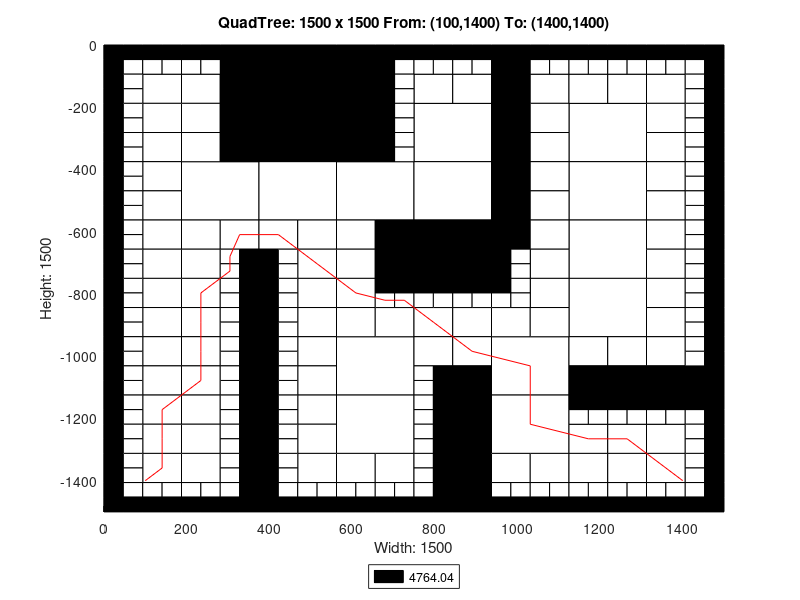

Write MATLAB code to recreate this figure.
axis([0 1500 -1500 0]);
title('QuadTree: 1500 x 1500 From: (100,1400) To: (1400,1400)');
xlabel('Width: 1500');
ylabel('Height: 1500');
rectangle('Position',[375 -187.5 187.5 187.5], 'FaceColor',[0 0 0]);
rectangle('Position',[375 -375 187.5 187.5], 'FaceColor',[0 0 0]);
rectangle('Position',[187.5 -562.5 187.5 187.5], 'FaceColor',[1 1 1]);
rectangle('Position',[375 -562.5 187.5 187.5], 'FaceColor',[1 1 1]);
rectangle('Position',[562.5 -562.5 187.5 187.5], 'FaceColor',[1 1 1]);
rectangle('Position',[750 -375 187.5 187.5], 'FaceColor',[1 1 1]);
rectangle('Position',[1125 -375 187.5 187.5], 'FaceColor',[1 1 1]);
rectangle('Position',[750 -562.5 187.5 187.5], 'FaceColor',[1 1 1]);
rectangle('Position',[750 -750 187.5 187.5], 'FaceColor',[0 0 0]);
rectangle('Position',[1125 -562.5 187.5 187.5], 'FaceColor',[1 1 1]);
rectangle('Position',[1125 -750 187.5 187.5], 'FaceColor',[1 1 1]);
rectangle('Position',[562.5 -1125 187.5 187.5], 'FaceColor',[1 1 1]);
rectangle('Position',[562.5 -1312.5 187.5 187.5], 'FaceColor',[1 1 1]);
rectangle('Position',[937.5 -1125 187.5 187.5], 'FaceColor',[1 1 1]);
rectangle('Position',[1125 -937.5 187.5 187.5], 'FaceColor',[1 1 1]);
rectangle('Position',[937.5 -1312.5 187.5 187.5], 'FaceColor',[1 1 1]);
rectangle('Position',[93.75 -187.5 93.75 93.75], 'FaceColor',[1 1 1]);
rectangle('Position',[281.25 -93.75 93.75 93.75], 'FaceColor',[0 0 0]);
rectangle('Position',[187.5 -187.5 93.75 93.75], 'FaceColor',[1 1 1]);
rectangle('Position',[281.25 -187.5 93.75 93.75], 'FaceColor',[0 0 0]);
rectangle('Position',[93.75 -281.25 93.75 93.75], 'FaceColor',[1 1 1]);
rectangle('Position',[93.75 -375 93.75 93.75], 'FaceColor',[1 1 1]);
rectangle('Position',[187.5 -281.25 93.75 93.75], 'FaceColor',[1 1 1]);
rectangle('Position',[281.25 -281.25 93.75 93.75], 'FaceColor',[0 0 0]);
rectangle('Position',[187.5 -375 93.75 93.75], 'FaceColor',[1 1 1]);
rectangle('Position',[281.25 -375 93.75 93.75], 'FaceColor',[0 0 0]);
rectangle('Position',[562.5 -93.75 93.75 93.75], 'FaceColor',[0 0 0]);
rectangle('Position',[562.5 -187.5 93.75 93.75], 'FaceColor',[0 0 0]);
rectangle('Position',[562.5 -281.25 93.75 93.75], 'FaceColor',[0 0 0]);
rectangle('Position',[562.5 -375 93.75 93.75], 'FaceColor',[0 0 0]);
rectangle('Position',[93.75 -468.75 93.75 93.75], 'FaceColor',[1 1 1]);
rectangle('Position',[93.75 -562.5 93.75 93.75], 'FaceColor',[1 1 1]);
rectangle('Position',[93.75 -656.25 93.75 93.75], 'FaceColor',[1 1 1]);
rectangle('Position',[93.75 -750 93.75 93.75], 'FaceColor',[1 1 1]);
rectangle('Position',[187.5 -656.25 93.75 93.75], 'FaceColor',[1 1 1]);
rectangle('Position',[281.25 -656.25 93.75 93.75], 'FaceColor',[1 1 1]);
rectangle('Position',[187.5 -750 93.75 93.75], 'FaceColor',[1 1 1]);
rectangle('Position',[375 -656.25 93.75 93.75], 'FaceColor',[1 1 1]);
rectangle('Position',[468.75 -656.25 93.75 93.75], 'FaceColor',[1 1 1]);
rectangle('Position',[468.75 -750 93.75 93.75], 'FaceColor',[1 1 1]);
rectangle('Position',[562.5 -656.25 93.75 93.75], 'FaceColor',[1 1 1]);
rectangle('Position',[656.25 -656.25 93.75 93.75], 'FaceColor',[0 0 0]);
rectangle('Position',[562.5 -750 93.75 93.75], 'FaceColor',[1 1 1]);
rectangle('Position',[656.25 -750 93.75 93.75], 'FaceColor',[0 0 0]);
rectangle('Position',[750 -187.5 93.75 93.75], 'FaceColor',[1 1 1]);
rectangle('Position',[843.75 -187.5 93.75 93.75], 'FaceColor',[1 1 1]);
rectangle('Position',[937.5 -93.75 93.75 93.75], 'FaceColor',[0 0 0]);
rectangle('Position',[937.5 -187.5 93.75 93.75], 'FaceColor',[0 0 0]);
rectangle('Position',[1031.25 -187.5 93.75 93.75], 'FaceColor',[1 1 1]);
rectangle('Position',[937.5 -281.25 93.75 93.75], 'FaceColor',[0 0 0]);
rectangle('Position',[1031.25 -281.25 93.75 93.75], 'FaceColor',[1 1 1]);
rectangle('Position',[937.5 -375 93.75 93.75], 'FaceColor',[0 0 0]);
rectangle('Position',[1031.25 -375 93.75 93.75], 'FaceColor',[1 1 1]);
rectangle('Position',[1125 -187.5 93.75 93.75], 'FaceColor',[1 1 1]);
rectangle('Position',[1218.75 -187.5 93.75 93.75], 'FaceColor',[1 1 1]);
rectangle('Position',[1312.5 -187.5 93.75 93.75], 'FaceColor',[1 1 1]);
rectangle('Position',[1312.5 -281.25 93.75 93.75], 'FaceColor',[1 1 1]);
rectangle('Position',[1312.5 -375 93.75 93.75], 'FaceColor',[1 1 1]);
rectangle('Position',[937.5 -468.75 93.75 93.75], 'FaceColor',[0 0 0]);
rectangle('Position',[1031.25 -468.75 93.75 93.75], 'FaceColor',[1 1 1]);
rectangle('Position',[937.5 -562.5 93.75 93.75], 'FaceColor',[0 0 0]);
rectangle('Position',[1031.25 -562.5 93.75 93.75], 'FaceColor',[1 1 1]);
rectangle('Position',[937.5 -656.25 93.75 93.75], 'FaceColor',[0 0 0]);
rectangle('Position',[1031.25 -656.25 93.75 93.75], 'FaceColor',[1 1 1]);
rectangle('Position',[1031.25 -750 93.75 93.75], 'FaceColor',[1 1 1]);
rectangle('Position',[1312.5 -468.75 93.75 93.75], 'FaceColor',[1 1 1]);
rectangle('Position',[1312.5 -562.5 93.75 93.75], 'FaceColor',[1 1 1]);
rectangle('Position',[1312.5 -656.25 93.75 93.75], 'FaceColor',[1 1 1]);
rectangle('Position',[1312.5 -750 93.75 93.75], 'FaceColor',[1 1 1]);
rectangle('Position',[93.75 -843.75 93.75 93.75], 'FaceColor',[1 1 1]);
rectangle('Position',[93.75 -937.5 93.75 93.75], 'FaceColor',[1 1 1]);
rectangle('Position',[187.5 -843.75 93.75 93.75], 'FaceColor',[1 1 1]);
rectangle('Position',[187.5 -937.5 93.75 93.75], 'FaceColor',[1 1 1]);
rectangle('Position',[93.75 -1031.25 93.75 93.75], 'FaceColor',[1 1 1]);
rectangle('Position',[93.75 -1125 93.75 93.75], 'FaceColor',[1 1 1]);
rectangle('Position',[187.5 -1031.25 93.75 93.75], 'FaceColor',[1 1 1]);
rectangle('Position',[187.5 -1125 93.75 93.75], 'FaceColor',[1 1 1]);
rectangle('Position',[468.75 -843.75 93.75 93.75], 'FaceColor',[1 1 1]);
rectangle('Position',[468.75 -937.5 93.75 93.75], 'FaceColor',[1 1 1]);
rectangle('Position',[562.5 -843.75 93.75 93.75], 'FaceColor',[1 1 1]);
rectangle('Position',[562.5 -937.5 93.75 93.75], 'FaceColor',[1 1 1]);
rectangle('Position',[656.25 -937.5 93.75 93.75], 'FaceColor',[1 1 1]);
rectangle('Position',[468.75 -1031.25 93.75 93.75], 'FaceColor',[1 1 1]);
rectangle('Position',[468.75 -1125 93.75 93.75], 'FaceColor',[1 1 1]);
rectangle('Position',[93.75 -1218.75 93.75 93.75], 'FaceColor',[1 1 1]);
rectangle('Position',[93.75 -1312.5 93.75 93.75], 'FaceColor',[1 1 1]);
rectangle('Position',[187.5 -1218.75 93.75 93.75], 'FaceColor',[1 1 1]);
rectangle('Position',[187.5 -1312.5 93.75 93.75], 'FaceColor',[1 1 1]);
rectangle('Position',[93.75 -1406.25 93.75 93.75], 'FaceColor',[1 1 1]);
rectangle('Position',[187.5 -1406.25 93.75 93.75], 'FaceColor',[1 1 1]);
rectangle('Position',[468.75 -1218.75 93.75 93.75], 'FaceColor',[1 1 1]);
rectangle('Position',[468.75 -1312.5 93.75 93.75], 'FaceColor',[1 1 1]);
rectangle('Position',[468.75 -1406.25 93.75 93.75], 'FaceColor',[1 1 1]);
rectangle('Position',[562.5 -1406.25 93.75 93.75], 'FaceColor',[1 1 1]);
rectangle('Position',[656.25 -1406.25 93.75 93.75], 'FaceColor',[1 1 1]);
rectangle('Position',[750 -937.5 93.75 93.75], 'FaceColor',[1 1 1]);
rectangle('Position',[843.75 -937.5 93.75 93.75], 'FaceColor',[1 1 1]);
rectangle('Position',[1031.25 -843.75 93.75 93.75], 'FaceColor',[1 1 1]);
rectangle('Position',[937.5 -937.5 93.75 93.75], 'FaceColor',[1 1 1]);
rectangle('Position',[1031.25 -937.5 93.75 93.75], 'FaceColor',[1 1 1]);
rectangle('Position',[750 -1031.25 93.75 93.75], 'FaceColor',[1 1 1]);
rectangle('Position',[843.75 -1031.25 93.75 93.75], 'FaceColor',[1 1 1]);
rectangle('Position',[843.75 -1125 93.75 93.75], 'FaceColor',[0 0 0]);
rectangle('Position',[1312.5 -843.75 93.75 93.75], 'FaceColor',[1 1 1]);
rectangle('Position',[1312.5 -937.5 93.75 93.75], 'FaceColor',[1 1 1]);
rectangle('Position',[1125 -1031.25 93.75 93.75], 'FaceColor',[1 1 1]);
rectangle('Position',[1218.75 -1031.25 93.75 93.75], 'FaceColor',[1 1 1]);
rectangle('Position',[1125 -1125 93.75 93.75], 'FaceColor',[0 0 0]);
rectangle('Position',[1218.75 -1125 93.75 93.75], 'FaceColor',[0 0 0]);
rectangle('Position',[1312.5 -1031.25 93.75 93.75], 'FaceColor',[1 1 1]);
rectangle('Position',[1312.5 -1125 93.75 93.75], 'FaceColor',[0 0 0]);
rectangle('Position',[1406.25 -1125 93.75 93.75], 'FaceColor',[0 0 0]);
rectangle('Position',[843.75 -1218.75 93.75 93.75], 'FaceColor',[0 0 0]);
rectangle('Position',[843.75 -1312.5 93.75 93.75], 'FaceColor',[0 0 0]);
rectangle('Position',[843.75 -1406.25 93.75 93.75], 'FaceColor',[0 0 0]);
rectangle('Position',[843.75 -1500 93.75 93.75], 'FaceColor',[0 0 0]);
rectangle('Position',[937.5 -1406.25 93.75 93.75], 'FaceColor',[1 1 1]);
rectangle('Position',[1031.25 -1406.25 93.75 93.75], 'FaceColor',[1 1 1]);
rectangle('Position',[1125 -1312.5 93.75 93.75], 'FaceColor',[1 1 1]);
rectangle('Position',[1218.75 -1312.5 93.75 93.75], 'FaceColor',[1 1 1]);
rectangle('Position',[1312.5 -1312.5 93.75 93.75], 'FaceColor',[1 1 1]);
rectangle('Position',[1125 -1406.25 93.75 93.75], 'FaceColor',[1 1 1]);
rectangle('Position',[1218.75 -1406.25 93.75 93.75], 'FaceColor',[1 1 1]);
rectangle('Position',[1312.5 -1406.25 93.75 93.75], 'FaceColor',[1 1 1]);
rectangle('Position',[0 -46.875 46.875 46.875], 'FaceColor',[0 0 0]);
rectangle('Position',[46.875 -46.875 46.875 46.875], 'FaceColor',[0 0 0]);
rectangle('Position',[0 -93.75 46.875 46.875], 'FaceColor',[0 0 0]);
rectangle('Position',[46.875 -93.75 46.875 46.875], 'FaceColor',[1 1 1]);
rectangle('Position',[93.75 -46.875 46.875 46.875], 'FaceColor',[0 0 0]);
rectangle('Position',[140.625 -46.875 46.875 46.875], 'FaceColor',[0 0 0]);
rectangle('Position',[93.75 -93.75 46.875 46.875], 'FaceColor',[1 1 1]);
rectangle('Position',[140.625 -93.75 46.875 46.875], 'FaceColor',[1 1 1]);
rectangle('Position',[0 -140.625 46.875 46.875], 'FaceColor',[0 0 0]);
rectangle('Position',[46.875 -140.625 46.875 46.875], 'FaceColor',[1 1 1]);
rectangle('Position',[0 -187.5 46.875 46.875], 'FaceColor',[0 0 0]);
rectangle('Position',[46.875 -187.5 46.875 46.875], 'FaceColor',[1 1 1]);
rectangle('Position',[187.5 -46.875 46.875 46.875], 'FaceColor',[0 0 0]);
rectangle('Position',[234.375 -46.875 46.875 46.875], 'FaceColor',[0 0 0]);
rectangle('Position',[187.5 -93.75 46.875 46.875], 'FaceColor',[1 1 1]);
rectangle('Position',[234.375 -93.75 46.875 46.875], 'FaceColor',[1 1 1]);
rectangle('Position',[0 -234.375 46.875 46.875], 'FaceColor',[0 0 0]);
rectangle('Position',[46.875 -234.375 46.875 46.875], 'FaceColor',[1 1 1]);
rectangle('Position',[0 -281.25 46.875 46.875], 'FaceColor',[0 0 0]);
rectangle('Position',[46.875 -281.25 46.875 46.875], 'FaceColor',[1 1 1]);
rectangle('Position',[0 -328.125 46.875 46.875], 'FaceColor',[0 0 0]);
rectangle('Position',[46.875 -328.125 46.875 46.875], 'FaceColor',[1 1 1]);
rectangle('Position',[0 -375 46.875 46.875], 'FaceColor',[0 0 0]);
rectangle('Position',[46.875 -375 46.875 46.875], 'FaceColor',[1 1 1]);
rectangle('Position',[656.25 -46.875 46.875 46.875], 'FaceColor',[0 0 0]);
rectangle('Position',[703.125 -46.875 46.875 46.875], 'FaceColor',[0 0 0]);
rectangle('Position',[656.25 -93.75 46.875 46.875], 'FaceColor',[0 0 0]);
rectangle('Position',[703.125 -93.75 46.875 46.875], 'FaceColor',[1 1 1]);
rectangle('Position',[656.25 -140.625 46.875 46.875], 'FaceColor',[0 0 0]);
rectangle('Position',[703.125 -140.625 46.875 46.875], 'FaceColor',[1 1 1]);
rectangle('Position',[656.25 -187.5 46.875 46.875], 'FaceColor',[0 0 0]);
rectangle('Position',[703.125 -187.5 46.875 46.875], 'FaceColor',[1 1 1]);
rectangle('Position',[656.25 -234.375 46.875 46.875], 'FaceColor',[0 0 0]);
rectangle('Position',[703.125 -234.375 46.875 46.875], 'FaceColor',[1 1 1]);
rectangle('Position',[656.25 -281.25 46.875 46.875], 'FaceColor',[0 0 0]);
rectangle('Position',[703.125 -281.25 46.875 46.875], 'FaceColor',[1 1 1]);
rectangle('Position',[656.25 -328.125 46.875 46.875], 'FaceColor',[0 0 0]);
rectangle('Position',[703.125 -328.125 46.875 46.875], 'FaceColor',[1 1 1]);
rectangle('Position',[656.25 -375 46.875 46.875], 'FaceColor',[0 0 0]);
rectangle('Position',[703.125 -375 46.875 46.875], 'FaceColor',[1 1 1]);
rectangle('Position',[0 -421.875 46.875 46.875], 'FaceColor',[0 0 0]);
rectangle('Position',[46.875 -421.875 46.875 46.875], 'FaceColor',[1 1 1]);
rectangle('Position',[0 -468.75 46.875 46.875], 'FaceColor',[0 0 0]);
rectangle('Position',[46.875 -468.75 46.875 46.875], 'FaceColor',[1 1 1]);
rectangle('Position',[0 -515.625 46.875 46.875], 'FaceColor',[0 0 0]);
rectangle('Position',[46.875 -515.625 46.875 46.875], 'FaceColor',[1 1 1]);
rectangle('Position',[0 -562.5 46.875 46.875], 'FaceColor',[0 0 0]);
rectangle('Position',[46.875 -562.5 46.875 46.875], 'FaceColor',[1 1 1]);
rectangle('Position',[0 -609.375 46.875 46.875], 'FaceColor',[0 0 0]);
rectangle('Position',[46.875 -609.375 46.875 46.875], 'FaceColor',[1 1 1]);
rectangle('Position',[0 -656.25 46.875 46.875], 'FaceColor',[0 0 0]);
rectangle('Position',[46.875 -656.25 46.875 46.875], 'FaceColor',[1 1 1]);
rectangle('Position',[0 -703.125 46.875 46.875], 'FaceColor',[0 0 0]);
rectangle('Position',[46.875 -703.125 46.875 46.875], 'FaceColor',[1 1 1]);
rectangle('Position',[0 -750 46.875 46.875], 'FaceColor',[0 0 0]);
rectangle('Position',[46.875 -750 46.875 46.875], 'FaceColor',[1 1 1]);
rectangle('Position',[281.25 -703.125 46.875 46.875], 'FaceColor',[1 1 1]);
rectangle('Position',[328.125 -703.125 46.875 46.875], 'FaceColor',[0 0 0]);
rectangle('Position',[281.25 -750 46.875 46.875], 'FaceColor',[1 1 1]);
rectangle('Position',[328.125 -750 46.875 46.875], 'FaceColor',[0 0 0]);
rectangle('Position',[375 -703.125 46.875 46.875], 'FaceColor',[0 0 0]);
rectangle('Position',[421.875 -703.125 46.875 46.875], 'FaceColor',[1 1 1]);
rectangle('Position',[375 -750 46.875 46.875], 'FaceColor',[0 0 0]);
rectangle('Position',[421.875 -750 46.875 46.875], 'FaceColor',[1 1 1]);
rectangle('Position',[750 -46.875 46.875 46.875], 'FaceColor',[0 0 0]);
rectangle('Position',[796.875 -46.875 46.875 46.875], 'FaceColor',[0 0 0]);
rectangle('Position',[750 -93.75 46.875 46.875], 'FaceColor',[1 1 1]);
rectangle('Position',[796.875 -93.75 46.875 46.875], 'FaceColor',[1 1 1]);
rectangle('Position',[843.75 -46.875 46.875 46.875], 'FaceColor',[0 0 0]);
rectangle('Position',[890.625 -46.875 46.875 46.875], 'FaceColor',[0 0 0]);
rectangle('Position',[843.75 -93.75 46.875 46.875], 'FaceColor',[1 1 1]);
rectangle('Position',[890.625 -93.75 46.875 46.875], 'FaceColor',[1 1 1]);
rectangle('Position',[1031.25 -46.875 46.875 46.875], 'FaceColor',[0 0 0]);
rectangle('Position',[1078.12 -46.875 46.875 46.875], 'FaceColor',[0 0 0]);
rectangle('Position',[1031.25 -93.75 46.875 46.875], 'FaceColor',[1 1 1]);
rectangle('Position',[1078.12 -93.75 46.875 46.875], 'FaceColor',[1 1 1]);
rectangle('Position',[1125 -46.875 46.875 46.875], 'FaceColor',[0 0 0]);
rectangle('Position',[1171.88 -46.875 46.875 46.875], 'FaceColor',[0 0 0]);
rectangle('Position',[1125 -93.75 46.875 46.875], 'FaceColor',[1 1 1]);
rectangle('Position',[1171.88 -93.75 46.875 46.875], 'FaceColor',[1 1 1]);
rectangle('Position',[1218.75 -46.875 46.875 46.875], 'FaceColor',[0 0 0]);
rectangle('Position',[1265.62 -46.875 46.875 46.875], 'FaceColor',[0 0 0]);
rectangle('Position',[1218.75 -93.75 46.875 46.875], 'FaceColor',[1 1 1]);
rectangle('Position',[1265.62 -93.75 46.875 46.875], 'FaceColor',[1 1 1]);
rectangle('Position',[1312.5 -46.875 46.875 46.875], 'FaceColor',[0 0 0]);
rectangle('Position',[1359.38 -46.875 46.875 46.875], 'FaceColor',[0 0 0]);
rectangle('Position',[1312.5 -93.75 46.875 46.875], 'FaceColor',[1 1 1]);
rectangle('Position',[1359.38 -93.75 46.875 46.875], 'FaceColor',[1 1 1]);
rectangle('Position',[1406.25 -46.875 46.875 46.875], 'FaceColor',[0 0 0]);
rectangle('Position',[1453.12 -46.875 46.875 46.875], 'FaceColor',[0 0 0]);
rectangle('Position',[1406.25 -93.75 46.875 46.875], 'FaceColor',[1 1 1]);
rectangle('Position',[1453.12 -93.75 46.875 46.875], 'FaceColor',[0 0 0]);
rectangle('Position',[1406.25 -140.625 46.875 46.875], 'FaceColor',[1 1 1]);
rectangle('Position',[1453.12 -140.625 46.875 46.875], 'FaceColor',[0 0 0]);
rectangle('Position',[1406.25 -187.5 46.875 46.875], 'FaceColor',[1 1 1]);
rectangle('Position',[1453.12 -187.5 46.875 46.875], 'FaceColor',[0 0 0]);
rectangle('Position',[1406.25 -234.375 46.875 46.875], 'FaceColor',[1 1 1]);
rectangle('Position',[1453.12 -234.375 46.875 46.875], 'FaceColor',[0 0 0]);
rectangle('Position',[1406.25 -281.25 46.875 46.875], 'FaceColor',[1 1 1]);
rectangle('Position',[1453.12 -281.25 46.875 46.875], 'FaceColor',[0 0 0]);
rectangle('Position',[1406.25 -328.125 46.875 46.875], 'FaceColor',[1 1 1]);
rectangle('Position',[1453.12 -328.125 46.875 46.875], 'FaceColor',[0 0 0]);
rectangle('Position',[1406.25 -375 46.875 46.875], 'FaceColor',[1 1 1]);
rectangle('Position',[1453.12 -375 46.875 46.875], 'FaceColor',[0 0 0]);
rectangle('Position',[937.5 -703.125 46.875 46.875], 'FaceColor',[0 0 0]);
rectangle('Position',[984.375 -703.125 46.875 46.875], 'FaceColor',[1 1 1]);
rectangle('Position',[937.5 -750 46.875 46.875], 'FaceColor',[0 0 0]);
rectangle('Position',[984.375 -750 46.875 46.875], 'FaceColor',[1 1 1]);
rectangle('Position',[1406.25 -421.875 46.875 46.875], 'FaceColor',[1 1 1]);
rectangle('Position',[1453.12 -421.875 46.875 46.875], 'FaceColor',[0 0 0]);
rectangle('Position',[1406.25 -468.75 46.875 46.875], 'FaceColor',[1 1 1]);
rectangle('Position',[1453.12 -468.75 46.875 46.875], 'FaceColor',[0 0 0]);
rectangle('Position',[1406.25 -515.625 46.875 46.875], 'FaceColor',[1 1 1]);
rectangle('Position',[1453.12 -515.625 46.875 46.875], 'FaceColor',[0 0 0]);
rectangle('Position',[1406.25 -562.5 46.875 46.875], 'FaceColor',[1 1 1]);
rectangle('Position',[1453.12 -562.5 46.875 46.875], 'FaceColor',[0 0 0]);
rectangle('Position',[1406.25 -609.375 46.875 46.875], 'FaceColor',[1 1 1]);
rectangle('Position',[1453.12 -609.375 46.875 46.875], 'FaceColor',[0 0 0]);
rectangle('Position',[1406.25 -656.25 46.875 46.875], 'FaceColor',[1 1 1]);
rectangle('Position',[1453.12 -656.25 46.875 46.875], 'FaceColor',[0 0 0]);
rectangle('Position',[1406.25 -703.125 46.875 46.875], 'FaceColor',[1 1 1]);
rectangle('Position',[1453.12 -703.125 46.875 46.875], 'FaceColor',[0 0 0]);
rectangle('Position',[1406.25 -750 46.875 46.875], 'FaceColor',[1 1 1]);
rectangle('Position',[1453.12 -750 46.875 46.875], 'FaceColor',[0 0 0]);
rectangle('Position',[0 -796.875 46.875 46.875], 'FaceColor',[0 0 0]);
rectangle('Position',[46.875 -796.875 46.875 46.875], 'FaceColor',[1 1 1]);
rectangle('Position',[0 -843.75 46.875 46.875], 'FaceColor',[0 0 0]);
rectangle('Position',[46.875 -843.75 46.875 46.875], 'FaceColor',[1 1 1]);
rectangle('Position',[0 -890.625 46.875 46.875], 'FaceColor',[0 0 0]);
rectangle('Position',[46.875 -890.625 46.875 46.875], 'FaceColor',[1 1 1]);
rectangle('Position',[0 -937.5 46.875 46.875], 'FaceColor',[0 0 0]);
rectangle('Position',[46.875 -937.5 46.875 46.875], 'FaceColor',[1 1 1]);
rectangle('Position',[281.25 -796.875 46.875 46.875], 'FaceColor',[1 1 1]);
rectangle('Position',[328.125 -796.875 46.875 46.875], 'FaceColor',[0 0 0]);
rectangle('Position',[281.25 -843.75 46.875 46.875], 'FaceColor',[1 1 1]);
rectangle('Position',[328.125 -843.75 46.875 46.875], 'FaceColor',[0 0 0]);
rectangle('Position',[281.25 -890.625 46.875 46.875], 'FaceColor',[1 1 1]);
rectangle('Position',[328.125 -890.625 46.875 46.875], 'FaceColor',[0 0 0]);
rectangle('Position',[281.25 -937.5 46.875 46.875], 'FaceColor',[1 1 1]);
rectangle('Position',[328.125 -937.5 46.875 46.875], 'FaceColor',[0 0 0]);
rectangle('Position',[0 -984.375 46.875 46.875], 'FaceColor',[0 0 0]);
rectangle('Position',[46.875 -984.375 46.875 46.875], 'FaceColor',[1 1 1]);
rectangle('Position',[0 -1031.25 46.875 46.875], 'FaceColor',[0 0 0]);
rectangle('Position',[46.875 -1031.25 46.875 46.875], 'FaceColor',[1 1 1]);
rectangle('Position',[0 -1078.12 46.875 46.875], 'FaceColor',[0 0 0]);
rectangle('Position',[46.875 -1078.12 46.875 46.875], 'FaceColor',[1 1 1]);
rectangle('Position',[0 -1125 46.875 46.875], 'FaceColor',[0 0 0]);
rectangle('Position',[46.875 -1125 46.875 46.875], 'FaceColor',[1 1 1]);
rectangle('Position',[281.25 -984.375 46.875 46.875], 'FaceColor',[1 1 1]);
rectangle('Position',[328.125 -984.375 46.875 46.875], 'FaceColor',[0 0 0]);
rectangle('Position',[281.25 -1031.25 46.875 46.875], 'FaceColor',[1 1 1]);
rectangle('Position',[328.125 -1031.25 46.875 46.875], 'FaceColor',[0 0 0]);
rectangle('Position',[281.25 -1078.12 46.875 46.875], 'FaceColor',[1 1 1]);
rectangle('Position',[328.125 -1078.12 46.875 46.875], 'FaceColor',[0 0 0]);
rectangle('Position',[281.25 -1125 46.875 46.875], 'FaceColor',[1 1 1]);
rectangle('Position',[328.125 -1125 46.875 46.875], 'FaceColor',[0 0 0]);
rectangle('Position',[375 -796.875 46.875 46.875], 'FaceColor',[0 0 0]);
rectangle('Position',[421.875 -796.875 46.875 46.875], 'FaceColor',[1 1 1]);
rectangle('Position',[375 -843.75 46.875 46.875], 'FaceColor',[0 0 0]);
rectangle('Position',[421.875 -843.75 46.875 46.875], 'FaceColor',[1 1 1]);
rectangle('Position',[375 -890.625 46.875 46.875], 'FaceColor',[0 0 0]);
rectangle('Position',[421.875 -890.625 46.875 46.875], 'FaceColor',[1 1 1]);
rectangle('Position',[375 -937.5 46.875 46.875], 'FaceColor',[0 0 0]);
rectangle('Position',[421.875 -937.5 46.875 46.875], 'FaceColor',[1 1 1]);
rectangle('Position',[656.25 -796.875 46.875 46.875], 'FaceColor',[0 0 0]);
rectangle('Position',[703.125 -796.875 46.875 46.875], 'FaceColor',[0 0 0]);
rectangle('Position',[656.25 -843.75 46.875 46.875], 'FaceColor',[1 1 1]);
rectangle('Position',[703.125 -843.75 46.875 46.875], 'FaceColor',[1 1 1]);
rectangle('Position',[375 -984.375 46.875 46.875], 'FaceColor',[0 0 0]);
rectangle('Position',[421.875 -984.375 46.875 46.875], 'FaceColor',[1 1 1]);
rectangle('Position',[375 -1031.25 46.875 46.875], 'FaceColor',[0 0 0]);
rectangle('Position',[421.875 -1031.25 46.875 46.875], 'FaceColor',[1 1 1]);
rectangle('Position',[375 -1078.12 46.875 46.875], 'FaceColor',[0 0 0]);
rectangle('Position',[421.875 -1078.12 46.875 46.875], 'FaceColor',[1 1 1]);
rectangle('Position',[375 -1125 46.875 46.875], 'FaceColor',[0 0 0]);
rectangle('Position',[421.875 -1125 46.875 46.875], 'FaceColor',[1 1 1]);
rectangle('Position',[0 -1171.88 46.875 46.875], 'FaceColor',[0 0 0]);
rectangle('Position',[46.875 -1171.88 46.875 46.875], 'FaceColor',[1 1 1]);
rectangle('Position',[0 -1218.75 46.875 46.875], 'FaceColor',[0 0 0]);
rectangle('Position',[46.875 -1218.75 46.875 46.875], 'FaceColor',[1 1 1]);
rectangle('Position',[0 -1265.62 46.875 46.875], 'FaceColor',[0 0 0]);
rectangle('Position',[46.875 -1265.62 46.875 46.875], 'FaceColor',[1 1 1]);
rectangle('Position',[0 -1312.5 46.875 46.875], 'FaceColor',[0 0 0]);
rectangle('Position',[46.875 -1312.5 46.875 46.875], 'FaceColor',[1 1 1]);
rectangle('Position',[281.25 -1171.88 46.875 46.875], 'FaceColor',[1 1 1]);
rectangle('Position',[328.125 -1171.88 46.875 46.875], 'FaceColor',[0 0 0]);
rectangle('Position',[281.25 -1218.75 46.875 46.875], 'FaceColor',[1 1 1]);
rectangle('Position',[328.125 -1218.75 46.875 46.875], 'FaceColor',[0 0 0]);
rectangle('Position',[281.25 -1265.62 46.875 46.875], 'FaceColor',[1 1 1]);
rectangle('Position',[328.125 -1265.62 46.875 46.875], 'FaceColor',[0 0 0]);
rectangle('Position',[281.25 -1312.5 46.875 46.875], 'FaceColor',[1 1 1]);
rectangle('Position',[328.125 -1312.5 46.875 46.875], 'FaceColor',[0 0 0]);
rectangle('Position',[0 -1359.38 46.875 46.875], 'FaceColor',[0 0 0]);
rectangle('Position',[46.875 -1359.38 46.875 46.875], 'FaceColor',[1 1 1]);
rectangle('Position',[0 -1406.25 46.875 46.875], 'FaceColor',[0 0 0]);
rectangle('Position',[46.875 -1406.25 46.875 46.875], 'FaceColor',[1 1 1]);
rectangle('Position',[0 -1453.12 46.875 46.875], 'FaceColor',[0 0 0]);
rectangle('Position',[46.875 -1453.12 46.875 46.875], 'FaceColor',[1 1 1]);
rectangle('Position',[0 -1500 46.875 46.875], 'FaceColor',[0 0 0]);
rectangle('Position',[46.875 -1500 46.875 46.875], 'FaceColor',[0 0 0]);
rectangle('Position',[93.75 -1453.12 46.875 46.875], 'FaceColor',[1 1 1]);
rectangle('Position',[140.625 -1453.12 46.875 46.875], 'FaceColor',[1 1 1]);
rectangle('Position',[93.75 -1500 46.875 46.875], 'FaceColor',[0 0 0]);
rectangle('Position',[140.625 -1500 46.875 46.875], 'FaceColor',[0 0 0]);
rectangle('Position',[281.25 -1359.38 46.875 46.875], 'FaceColor',[1 1 1]);
rectangle('Position',[328.125 -1359.38 46.875 46.875], 'FaceColor',[0 0 0]);
rectangle('Position',[281.25 -1406.25 46.875 46.875], 'FaceColor',[1 1 1]);
rectangle('Position',[328.125 -1406.25 46.875 46.875], 'FaceColor',[0 0 0]);
rectangle('Position',[187.5 -1453.12 46.875 46.875], 'FaceColor',[1 1 1]);
rectangle('Position',[234.375 -1453.12 46.875 46.875], 'FaceColor',[1 1 1]);
rectangle('Position',[187.5 -1500 46.875 46.875], 'FaceColor',[0 0 0]);
rectangle('Position',[234.375 -1500 46.875 46.875], 'FaceColor',[0 0 0]);
rectangle('Position',[281.25 -1453.12 46.875 46.875], 'FaceColor',[1 1 1]);
rectangle('Position',[328.125 -1453.12 46.875 46.875], 'FaceColor',[0 0 0]);
rectangle('Position',[281.25 -1500 46.875 46.875], 'FaceColor',[0 0 0]);
rectangle('Position',[328.125 -1500 46.875 46.875], 'FaceColor',[0 0 0]);
rectangle('Position',[375 -1171.88 46.875 46.875], 'FaceColor',[0 0 0]);
rectangle('Position',[421.875 -1171.88 46.875 46.875], 'FaceColor',[1 1 1]);
rectangle('Position',[375 -1218.75 46.875 46.875], 'FaceColor',[0 0 0]);
rectangle('Position',[421.875 -1218.75 46.875 46.875], 'FaceColor',[1 1 1]);
rectangle('Position',[375 -1265.62 46.875 46.875], 'FaceColor',[0 0 0]);
rectangle('Position',[421.875 -1265.62 46.875 46.875], 'FaceColor',[1 1 1]);
rectangle('Position',[375 -1312.5 46.875 46.875], 'FaceColor',[0 0 0]);
rectangle('Position',[421.875 -1312.5 46.875 46.875], 'FaceColor',[1 1 1]);
rectangle('Position',[375 -1359.38 46.875 46.875], 'FaceColor',[0 0 0]);
rectangle('Position',[421.875 -1359.38 46.875 46.875], 'FaceColor',[1 1 1]);
rectangle('Position',[375 -1406.25 46.875 46.875], 'FaceColor',[0 0 0]);
rectangle('Position',[421.875 -1406.25 46.875 46.875], 'FaceColor',[1 1 1]);
rectangle('Position',[375 -1453.12 46.875 46.875], 'FaceColor',[0 0 0]);
rectangle('Position',[421.875 -1453.12 46.875 46.875], 'FaceColor',[1 1 1]);
rectangle('Position',[375 -1500 46.875 46.875], 'FaceColor',[0 0 0]);
rectangle('Position',[421.875 -1500 46.875 46.875], 'FaceColor',[0 0 0]);
rectangle('Position',[468.75 -1453.12 46.875 46.875], 'FaceColor',[1 1 1]);
rectangle('Position',[515.625 -1453.12 46.875 46.875], 'FaceColor',[1 1 1]);
rectangle('Position',[468.75 -1500 46.875 46.875], 'FaceColor',[0 0 0]);
rectangle('Position',[515.625 -1500 46.875 46.875], 'FaceColor',[0 0 0]);
rectangle('Position',[562.5 -1453.12 46.875 46.875], 'FaceColor',[1 1 1]);
rectangle('Position',[609.375 -1453.12 46.875 46.875], 'FaceColor',[1 1 1]);
rectangle('Position',[562.5 -1500 46.875 46.875], 'FaceColor',[0 0 0]);
rectangle('Position',[609.375 -1500 46.875 46.875], 'FaceColor',[0 0 0]);
rectangle('Position',[656.25 -1453.12 46.875 46.875], 'FaceColor',[1 1 1]);
rectangle('Position',[703.125 -1453.12 46.875 46.875], 'FaceColor',[1 1 1]);
rectangle('Position',[656.25 -1500 46.875 46.875], 'FaceColor',[0 0 0]);
rectangle('Position',[703.125 -1500 46.875 46.875], 'FaceColor',[0 0 0]);
rectangle('Position',[750 -796.875 46.875 46.875], 'FaceColor',[0 0 0]);
rectangle('Position',[796.875 -796.875 46.875 46.875], 'FaceColor',[0 0 0]);
rectangle('Position',[750 -843.75 46.875 46.875], 'FaceColor',[1 1 1]);
rectangle('Position',[796.875 -843.75 46.875 46.875], 'FaceColor',[1 1 1]);
rectangle('Position',[843.75 -796.875 46.875 46.875], 'FaceColor',[0 0 0]);
rectangle('Position',[890.625 -796.875 46.875 46.875], 'FaceColor',[0 0 0]);
rectangle('Position',[843.75 -843.75 46.875 46.875], 'FaceColor',[1 1 1]);
rectangle('Position',[890.625 -843.75 46.875 46.875], 'FaceColor',[1 1 1]);
rectangle('Position',[937.5 -796.875 46.875 46.875], 'FaceColor',[0 0 0]);
rectangle('Position',[984.375 -796.875 46.875 46.875], 'FaceColor',[1 1 1]);
rectangle('Position',[937.5 -843.75 46.875 46.875], 'FaceColor',[1 1 1]);
rectangle('Position',[984.375 -843.75 46.875 46.875], 'FaceColor',[1 1 1]);
rectangle('Position',[750 -1078.12 46.875 46.875], 'FaceColor',[1 1 1]);
rectangle('Position',[796.875 -1078.12 46.875 46.875], 'FaceColor',[0 0 0]);
rectangle('Position',[750 -1125 46.875 46.875], 'FaceColor',[1 1 1]);
rectangle('Position',[796.875 -1125 46.875 46.875], 'FaceColor',[0 0 0]);
rectangle('Position',[1406.25 -796.875 46.875 46.875], 'FaceColor',[1 1 1]);
rectangle('Position',[1453.12 -796.875 46.875 46.875], 'FaceColor',[0 0 0]);
rectangle('Position',[1406.25 -843.75 46.875 46.875], 'FaceColor',[1 1 1]);
rectangle('Position',[1453.12 -843.75 46.875 46.875], 'FaceColor',[0 0 0]);
rectangle('Position',[1406.25 -890.625 46.875 46.875], 'FaceColor',[1 1 1]);
rectangle('Position',[1453.12 -890.625 46.875 46.875], 'FaceColor',[0 0 0]);
rectangle('Position',[1406.25 -937.5 46.875 46.875], 'FaceColor',[1 1 1]);
rectangle('Position',[1453.12 -937.5 46.875 46.875], 'FaceColor',[0 0 0]);
rectangle('Position',[1406.25 -984.375 46.875 46.875], 'FaceColor',[1 1 1]);
rectangle('Position',[1453.12 -984.375 46.875 46.875], 'FaceColor',[0 0 0]);
rectangle('Position',[1406.25 -1031.25 46.875 46.875], 'FaceColor',[1 1 1]);
rectangle('Position',[1453.12 -1031.25 46.875 46.875], 'FaceColor',[0 0 0]);
rectangle('Position',[750 -1171.88 46.875 46.875], 'FaceColor',[1 1 1]);
rectangle('Position',[796.875 -1171.88 46.875 46.875], 'FaceColor',[0 0 0]);
rectangle('Position',[750 -1218.75 46.875 46.875], 'FaceColor',[1 1 1]);
rectangle('Position',[796.875 -1218.75 46.875 46.875], 'FaceColor',[0 0 0]);
rectangle('Position',[750 -1265.62 46.875 46.875], 'FaceColor',[1 1 1]);
rectangle('Position',[796.875 -1265.62 46.875 46.875], 'FaceColor',[0 0 0]);
rectangle('Position',[750 -1312.5 46.875 46.875], 'FaceColor',[1 1 1]);
rectangle('Position',[796.875 -1312.5 46.875 46.875], 'FaceColor',[0 0 0]);
rectangle('Position',[750 -1359.38 46.875 46.875], 'FaceColor',[1 1 1]);
rectangle('Position',[796.875 -1359.38 46.875 46.875], 'FaceColor',[0 0 0]);
rectangle('Position',[750 -1406.25 46.875 46.875], 'FaceColor',[1 1 1]);
rectangle('Position',[796.875 -1406.25 46.875 46.875], 'FaceColor',[0 0 0]);
rectangle('Position',[750 -1453.12 46.875 46.875], 'FaceColor',[1 1 1]);
rectangle('Position',[796.875 -1453.12 46.875 46.875], 'FaceColor',[0 0 0]);
rectangle('Position',[750 -1500 46.875 46.875], 'FaceColor',[0 0 0]);
rectangle('Position',[796.875 -1500 46.875 46.875], 'FaceColor',[0 0 0]);
rectangle('Position',[937.5 -1453.12 46.875 46.875], 'FaceColor',[1 1 1]);
rectangle('Position',[984.375 -1453.12 46.875 46.875], 'FaceColor',[1 1 1]);
rectangle('Position',[937.5 -1500 46.875 46.875], 'FaceColor',[0 0 0]);
rectangle('Position',[984.375 -1500 46.875 46.875], 'FaceColor',[0 0 0]);
rectangle('Position',[1031.25 -1453.12 46.875 46.875], 'FaceColor',[1 1 1]);
rectangle('Position',[1078.12 -1453.12 46.875 46.875], 'FaceColor',[1 1 1]);
rectangle('Position',[1031.25 -1500 46.875 46.875], 'FaceColor',[0 0 0]);
rectangle('Position',[1078.12 -1500 46.875 46.875], 'FaceColor',[0 0 0]);
rectangle('Position',[1125 -1171.88 46.875 46.875], 'FaceColor',[0 0 0]);
rectangle('Position',[1171.88 -1171.88 46.875 46.875], 'FaceColor',[0 0 0]);
rectangle('Position',[1125 -1218.75 46.875 46.875], 'FaceColor',[1 1 1]);
rectangle('Position',[1171.88 -1218.75 46.875 46.875], 'FaceColor',[1 1 1]);
rectangle('Position',[1218.75 -1171.88 46.875 46.875], 'FaceColor',[0 0 0]);
rectangle('Position',[1265.62 -1171.88 46.875 46.875], 'FaceColor',[0 0 0]);
rectangle('Position',[1218.75 -1218.75 46.875 46.875], 'FaceColor',[1 1 1]);
rectangle('Position',[1265.62 -1218.75 46.875 46.875], 'FaceColor',[1 1 1]);
rectangle('Position',[1312.5 -1171.88 46.875 46.875], 'FaceColor',[0 0 0]);
rectangle('Position',[1359.38 -1171.88 46.875 46.875], 'FaceColor',[0 0 0]);
rectangle('Position',[1312.5 -1218.75 46.875 46.875], 'FaceColor',[1 1 1]);
rectangle('Position',[1359.38 -1218.75 46.875 46.875], 'FaceColor',[1 1 1]);
rectangle('Position',[1406.25 -1171.88 46.875 46.875], 'FaceColor',[0 0 0]);
rectangle('Position',[1453.12 -1171.88 46.875 46.875], 'FaceColor',[0 0 0]);
rectangle('Position',[1406.25 -1218.75 46.875 46.875], 'FaceColor',[1 1 1]);
rectangle('Position',[1453.12 -1218.75 46.875 46.875], 'FaceColor',[0 0 0]);
rectangle('Position',[1406.25 -1265.62 46.875 46.875], 'FaceColor',[1 1 1]);
rectangle('Position',[1453.12 -1265.62 46.875 46.875], 'FaceColor',[0 0 0]);
rectangle('Position',[1406.25 -1312.5 46.875 46.875], 'FaceColor',[1 1 1]);
rectangle('Position',[1453.12 -1312.5 46.875 46.875], 'FaceColor',[0 0 0]);
rectangle('Position',[1125 -1453.12 46.875 46.875], 'FaceColor',[1 1 1]);
rectangle('Position',[1171.88 -1453.12 46.875 46.875], 'FaceColor',[1 1 1]);
rectangle('Position',[1125 -1500 46.875 46.875], 'FaceColor',[0 0 0]);
rectangle('Position',[1171.88 -1500 46.875 46.875], 'FaceColor',[0 0 0]);
rectangle('Position',[1218.75 -1453.12 46.875 46.875], 'FaceColor',[1 1 1]);
rectangle('Position',[1265.62 -1453.12 46.875 46.875], 'FaceColor',[1 1 1]);
rectangle('Position',[1218.75 -1500 46.875 46.875], 'FaceColor',[0 0 0]);
rectangle('Position',[1265.62 -1500 46.875 46.875], 'FaceColor',[0 0 0]);
rectangle('Position',[1406.25 -1359.38 46.875 46.875], 'FaceColor',[1 1 1]);
rectangle('Position',[1453.12 -1359.38 46.875 46.875], 'FaceColor',[0 0 0]);
rectangle('Position',[1406.25 -1406.25 46.875 46.875], 'FaceColor',[1 1 1]);
rectangle('Position',[1453.12 -1406.25 46.875 46.875], 'FaceColor',[0 0 0]);
rectangle('Position',[1312.5 -1453.12 46.875 46.875], 'FaceColor',[1 1 1]);
rectangle('Position',[1359.38 -1453.12 46.875 46.875], 'FaceColor',[1 1 1]);
rectangle('Position',[1312.5 -1500 46.875 46.875], 'FaceColor',[0 0 0]);
rectangle('Position',[1359.38 -1500 46.875 46.875], 'FaceColor',[0 0 0]);
rectangle('Position',[1406.25 -1453.12 46.875 46.875], 'FaceColor',[1 1 1]);
rectangle('Position',[1453.12 -1453.12 46.875 46.875], 'FaceColor',[0 0 0]);
rectangle('Position',[1406.25 -1500 46.875 46.875], 'FaceColor',[0 0 0]);
rectangle('Position',[1453.12 -1500 46.875 46.875], 'FaceColor',[0 0 0]);
X=[1400,1359.38,1265.62,1171.88,1031.25,1031.25,890.625,796.875,726.562,679.688,609.375,515.625,421.875,328.125,304.688,304.688,234.375,234.375,234.375,234.375,140.625,140.625,140.625,100];
Y=[-1400,-1359.38,-1265.62,-1265.62,-1218.75,-1031.25,-984.375,-890.625,-820.312,-820.312,-796.875,-703.125,-609.375,-609.375,-679.688,-726.562,-796.875,-890.625,-984.375,-1078.12,-1171.88,-1265.62,-1359.38,-1400];
hold on;
plot(X,Y,'r');
legend('4764.04','Location','southoutside');
